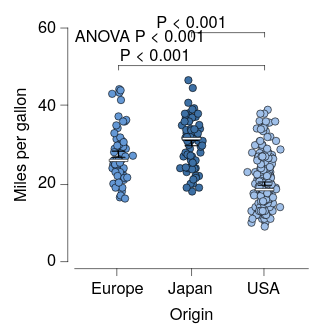

Specify this chart in Vega-Lite:
### Vega-Lite specification from a JSON file in a GitHub repository (floating-point values rounded to 4 significant figures; data arrays with more than 128 entries replaced by an {"elided": "..."} marker saying what was removed)
{"background": null, "config": {"arc": {"fill": "black", "fillOpacity": 1.0, "innerRadius": 25.0, "padAngle": 0.03, "stroke": "black", "strokeOpacity": 1, "strokeWidth": 0.25}, "area": {"fill": "black", "fillOpacity": 1.0, "stroke": "black", "strokeOpacity": 1, "strokeWidth": 0.25}, "axis": {"domain": true, "domainCap": "round", "domainColor": "black", "domainWidth": 0.25, "grid": false, "gridCap": "round", "gridColor": "#F1F1F1", "gridDash": [0, 0], "gridOpacity": 1.0, "gridWidth": 0.25, "labelColor": "black", "labelFont": "HelveticaNeue", "labelFontSize": 7, "labelFontStyle": "normal", "labelFontWeight": 400, "offset": 3, "ticks": true, "tickCap": "round", "tickColor": "black", "tickSize": 3, "tickWidth": 0.25, "titleColor": "black", "titleFont": "HelveticaNeue", "titleFontSize": 7, "titleFontStyle": "normal", "titleFontWeight": 400}, "axisX": {"domain": true, "labelAlign": "center", "labelAngle": 0, "labels": true, "ticks": true, "translate": 0}, "axisY": {"domain": true, "labelAlign": "right", "labelAngle": 0, "labels": true, "ticks": true, "translate": 0}, "axisRight": {"domain": true, "labelAlign": "left", "labelAngle": 0, "labels": true, "ticks": true, "translate": 0}, "axisTop": {"domain": true, "labelAlign": "center", "labelAngle": 0, "labels": true, "ticks": true, "translate": 0}, "bar": {"fill": "black", "fillOpacity": 1.0, "stroke": "black", "strokeOpacity": 1, "strokeWidth": 0.25}, "boxplot": {"size": 8.0, "ticks": {"cornerRadius": 0.25, "fill": "black", "size": 6.0, "thickness": 0.25}, "box": {"fillOpacity": 1.0, "stroke": "black", "strokeOpacity": 1, "strokeWidth": 0.25}, "median": {"fill": "white", "fillOpacity": 1.0, "size": 8.0, "stroke": "black", "strokeOpacity": 1, "strokeWidth": 0.25}, "rule": {"fill": "black", "fillOpacity": 1.0, "size": 10.0, "stroke": "black", "strokeDash": [0, 0], "strokeOpacity": 1, "strokeWidth": 0.25}, "outliers": {"color": "black", "fill": "black", "fillOpacity": 1.0, "size": 0, "stroke": "black", "strokeOpacity": 1, "strokeWidth": 0.25}}, "circle": {"fill": "white", "fillOpacity": 1.0, "size": 2.5, "stroke": "black", "strokeOpacity": 1, "strokeWidth": 0.25}, "errorband": {"band": {"fillOpacity": 0.6, "stroke": null, "strokeWidth": 0.25, "strokeOpacity": 1}, "borders": {"opacity": 0, "strokeOpacity": 0.25, "strokeWidth": 1}}, "errorbar": {"opacity": 1, "rule": {"strokeDash": [0, 0], "strokeWidth": 0.5}, "ticks": {"color": "black", "cornerRadius": 0.25, "opacity": 1, "size": 6.0, "thickness": 0.5}, "thickness": 0.5}, "font": "HelveticaNeue", "geoshape": {"fill": "black", "fillOpacity": 1.0, "stroke": "black", "strokeOpacity": 1, "strokeWidth": 0.25}, "header": {"labelColor": "black", "labelFont": "HelveticaNeue", "labelFontSize": 7, "labelFontStyle": "normal", "labelFontWeight": 400, "titleColor": "black", "titleFont": "HelveticaNeue", "titleFontSize": 7, "titleFontStyle": "normal", "titleFontWeight": 400, "titlePadding": 0}, "legend": {"disable": false, "offset": 3, "gradientLength": 50.0, "gradientThickness": 5.0, "gradientOpacity": 1.0, "gradientStrokeColor": "black", "gradientStrokeWidth": 0.25, "labelColor": "black", "labelFont": "HelveticaNeue", "labelFontSize": 7, "labelFontStyle": "normal", "labelFontWeight": 400, "strokeColor": "black", "strokeWidth": 0, "symbolSize": 42, "symbolStrokeColor": "black", "symbolStrokeWidth": 0.25, "titleColor": "black", "titleFont": "HelveticaNeue", "titleFontSize": 7, "titleFontStyle": "normal", "titleFontWeight": 400}, "line": {"color": "black", "stroke": "black", "strokeCap": "round", "strokeDash": [0, 0], "strokeOpacity": 1, "strokeWidth": 0.375}, "point": {"filled": true, "fill": "black", "fillOpacity": 1.0, "size": 5.0, "stroke": "black", "strokeOpacity": 1, "strokeWidth": 0.25}, "range": {"category": {"scheme": ["#DFE9F7", "#ADC8EC", "#7AA8E0", "#4D87CA", "#386898", "#264A69"]}, "diverging": {"scheme": ["#BC4A5A", "#C96872", "#D4858B", "#DFA1A5", "#E8BDBF", "#F0DADA", "#F6F6F6", "#D7E0EB", "#B9CBE0", "#9BB6D5", "#7DA1C9", "#5F8CBD", "#4177B1"]}, "heatmap": {"scheme": ["#DFE9F7", "#C6D9F1", "#ADC8EC", "#94B8E6", "#7AA8E0", "#6097DA", "#4D87CA", "#4177B1", "#386898", "#2F597F", "#264A69", "#1D3A58"]}, "ordinal": {"scheme": ["#DFE9F7", "#C6D9F1", "#ADC8EC", "#94B8E6", "#7AA8E0", "#6097DA", "#4D87CA", "#4177B1", "#386898", "#2F597F", "#264A69", "#1D3A58"]}, "ramp": {"scheme": ["#DFE9F7", "#C6D9F1", "#ADC8EC", "#94B8E6", "#7AA8E0", "#6097DA", "#4D87CA", "#4177B1", "#386898", "#2F597F", "#264A69", "#1D3A58"]}}, "rule": {"color": "black", "stroke": "black", "strokeCap": "round", "strokeDash": [2, 2], "strokeOpacity": 1, "strokeWidth": 0.25}, "scale": {"bandPaddingInner": 0.1, "bandPaddingOuter": 0.1, "round": false}, "rect": {"fill": "black", "fillOpacity": 1.0, "stroke": "black", "strokeOpacity": 1, "strokeWidth": 0.25}, "square": {"fill": "black", "fillOpacity": 1.0, "size": 10.0, "stroke": "black", "strokeOpacity": 1, "strokeWidth": 0.25}, "text": {"color": "black", "font": "HelveticaNeue", "fontSize": 7, "fontStyle": "normal", "fontWeight": 400}, "title": {"anchor": "middle", "frame": "group", "color": "black", "font": "HelveticaNeue", "fontSize": 7, "fontStyle": "normal", "fontWeight": 400, "subtitleColor": "black", "subtitleFont": "HelveticaNeue", "subtitleFontSize": "HelveticaNeue", "subtitleFontStyle": "normal", "subtitleFontWeight": 400}, "view": {"continuousWidth": 100, "continuousHeight": 100, "discreteWidth": 100, "discreteHeight": 100, "fill": null, "stroke": null, "strokeWidth": 0.25}}, "layer": [{"data": {"name": "data-935eb22f7559d5aa3d079daff97b9735"}, "mark": {"type": "circle", "opacity": 1.0, "size": 10.0}, "encoding": {"color": {"field": "Origin", "legend": null, "sort": ["USA", "Europe", "Japan"], "title": null, "type": "nominal"}, "x": {"axis": {}, "field": "Origin", "sort": ["USA", "Europe", "Japan"], "title": "Origin", "type": "nominal"}, "xOffset": {"field": "jitter_x", "scale": {"domain": [-7.33, 7.33], "range": [5.17, 19.83]}, "type": "quantitative"}, "y": {"field": "Miles_per_Gallon", "title": "Miles per gallon", "type": "quantitative"}}}, {"data": {"name": "data-eab0717b340a5913e64a6fb81c88c66d"}, "mark": {"type": "errorbar"}, "encoding": {"x": {"axis": {}, "field": "Origin", "sort": ["USA", "Europe", "Japan"], "title": "Origin", "type": "nominal"}, "y": {"field": "__mean", "title": "Miles per gallon", "type": "quantitative"}, "yError": {"field": "__error"}}}, {"data": {"name": "data-935eb22f7559d5aa3d079daff97b9735"}, "mark": {"type": "boxplot", "box": {"fillOpacity": 0, "strokeOpacity": 0}, "outliers": {"opacity": 0}, "rule": {"strokeOpacity": 0}, "ticks": false}, "encoding": {"x": {"axis": {}, "field": "Origin", "sort": ["USA", "Europe", "Japan"], "title": "Origin", "type": "nominal"}, "y": {"field": "Miles_per_Gallon", "title": "Miles per gallon", "type": "quantitative"}}}, {"layer": [{"data": {"name": "data-f3d3057cd27e08bbf0694749938c943e"}, "mark": {"type": "text", "align": "left", "angle": 0, "baseline": "top", "dx": 0, "dy": 0, "fontSize": 7, "opacity": 1.0}, "encoding": {"text": {"field": "__text", "type": "nominal"}, "x": {"value": 0}, "y": {"value": 0}}}, {"layer": [{"data": {"values": [{"x": "USA", "x2": "Europe", "y": 50.36, "__dysonsphere__": 1}]}, "mark": {"type": "rule", "strokeCap": "round", "strokeDash": [0, 0], "strokeWidth": 0.25}, "encoding": {"x": {"field": "x", "type": "nominal"}, "x2": {"field": "x2"}, "y": {"field": "y", "type": "quantitative"}}}, {"data": {"values": [{"x": "USA", "y": 50.36, "y2": 49.23, "__dysonsphere__": 1}]}, "mark": {"type": "rule", "strokeCap": "round", "strokeDash": [0, 0], "strokeWidth": 0.25}, "encoding": {"x": {"field": "x", "type": "nominal"}, "y": {"field": "y", "type": "quantitative"}, "y2": {"field": "y2"}}}, {"data": {"values": [{"x": "Europe", "y": 50.36, "y2": 49.23, "__dysonsphere__": 1}]}, "mark": {"type": "rule", "strokeCap": "round", "strokeDash": [0, 0], "strokeWidth": 0.25}, "encoding": {"x": {"field": "x", "type": "nominal"}, "y": {"field": "y", "type": "quantitative"}, "y2": {"field": "y2"}}}, {"data": {"values": [{"y": 50.36, "label": "P < 0.001", "__dysonsphere__": 1}]}, "mark": {"type": "text", "align": "center", "dy": -4, "fontSize": 7}, "encoding": {"text": {"field": "label", "type": "nominal"}, "x": {"value": 34.38}, "y": {"field": "y", "type": "quantitative"}}}]}, {"layer": [{"data": {"values": [{"x": "USA", "x2": "Japan", "y": 58.82, "__dysonsphere__": 1}]}, "mark": {"type": "rule", "strokeCap": "round", "strokeDash": [0, 0], "strokeWidth": 0.25}, "encoding": {"x": {"field": "x", "type": "nominal"}, "x2": {"field": "x2"}, "y": {"field": "y", "type": "quantitative"}}}, {"data": {"values": [{"x": "USA", "y": 58.82, "y2": 57.69, "__dysonsphere__": 1}]}, "mark": {"type": "rule", "strokeCap": "round", "strokeDash": [0, 0], "strokeWidth": 0.25}, "encoding": {"x": {"field": "x", "type": "nominal"}, "y": {"field": "y", "type": "quantitative"}, "y2": {"field": "y2"}}}, {"data": {"values": [{"x": "Japan", "y": 58.82, "y2": 57.69, "__dysonsphere__": 1}]}, "mark": {"type": "rule", "strokeCap": "round", "strokeDash": [0, 0], "strokeWidth": 0.25}, "encoding": {"x": {"field": "x", "type": "nominal"}, "y": {"field": "y", "type": "quantitative"}, "y2": {"field": "y2"}}}, {"data": {"values": [{"y": 58.82, "label": "P < 0.001", "__dysonsphere__": 1}]}, "mark": {"type": "text", "align": "center", "dy": -4, "fontSize": 7}, "encoding": {"text": {"field": "label", "type": "nominal"}, "x": {"value": 50.0}, "y": {"field": "y", "type": "quantitative"}}}]}], "name": "__dysonsphere_e292d23a7f59b5b1_1"}], "$schema": "https://vega.github.io/schema/vega-lite/v6.4.1.json", "datasets": {"data-935eb22f7559d5aa3d079daff97b9735": {"elided": "392 records"}, "data-eab0717b340a5913e64a6fb81c88c66d": [{"Origin": "USA", "__mean": 20.03, "__error": 0.4115, "__dysonsphere__": 1}, {"Origin": "Japan", "__mean": 30.45, "__error": 0.6852, "__dysonsphere__": 1}, {"Origin": "Europe", "__mean": 27.6, "__error": 0.798, "__dysonsphere__": 1}], "data-f3d3057cd27e08bbf0694749938c943e": [{"__text": "ANOVA P < 0.001", "__dysonsphere__": 1}]}}
